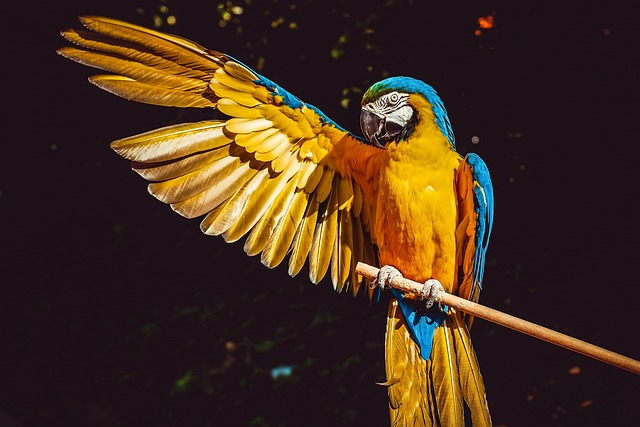
#> input picture actual_cockatoo.jpg, 640 x 427 px, given as the content of the folder /media/cameronlgreen/900A-E2C3/Damaged, which was not available
$ python auto_crop.py
#> lines starting #> are read from the running program, lines starting #| are printed output that depends on the picture; after the words box and inside, x2 and y2 are one past the last pixel; in counts of white or black regions, pixels touching at a corner belong together
import os
import glob
import cv2
import numpy as np

USB_PATH = "/media/cameronlgreen/900A-E2C3"

INPUT_DIR = os.path.join(USB_PATH, "Damaged")
OUTPUT_DIR = os.path.join(USB_PATH, "Repaired")
os.makedirs(OUTPUT_DIR, exist_ok=True)

extensions = ("*.jpg", "*.jpeg", "*.png", "*.tif", "*.tiff", "*.bmp")
image_files = []
for ext in extensions:
    image_files.extend(glob.glob(os.path.join(INPUT_DIR, ext)))
    image_files.extend(glob.glob(os.path.join(INPUT_DIR, ext.upper())))

print(f"Found {len(image_files)} images to process...")

for filepath in image_files:
    filename = os.path.basename(filepath)
    img = cv2.imread(filepath)
#> img is the input picture: shape (427, 640, 3); mean B, G, R 28.9, 47.1, 69.5
    if img is None:
        print(f"Skipping unreadable file: {filename}")
        continue

    gray = cv2.cvtColor(img, cv2.COLOR_BGR2GRAY)
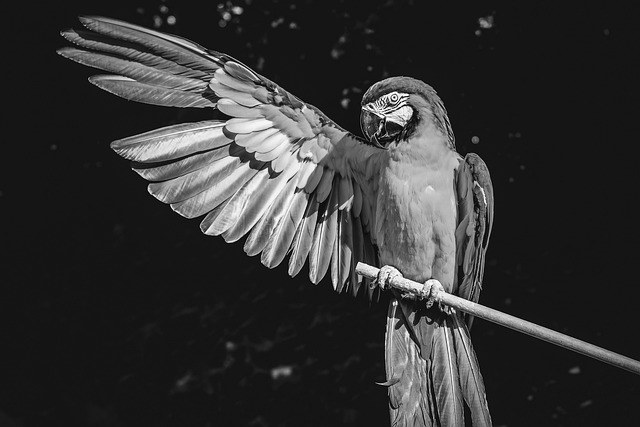
#> gray: shape (427, 640); min 0, max 254, mean 51.9
    _, thresh = cv2.threshold(gray, 240, 255, cv2.THRESH_BINARY_INV)
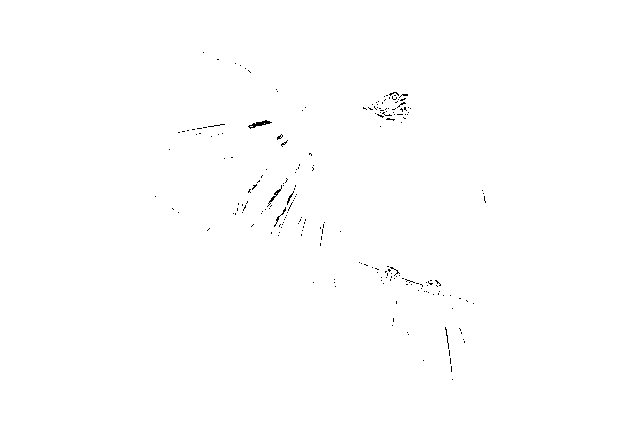
#> thresh: shape (427, 640); 99.7% white; black in thin lines or dots, all inside (x1, y1, x2, y2) = (155, 52, 486, 380)

    kernel = np.ones((5, 5), np.uint8)
    thresh = cv2.morphologyEx(thresh, cv2.MORPH_OPEN, kernel)
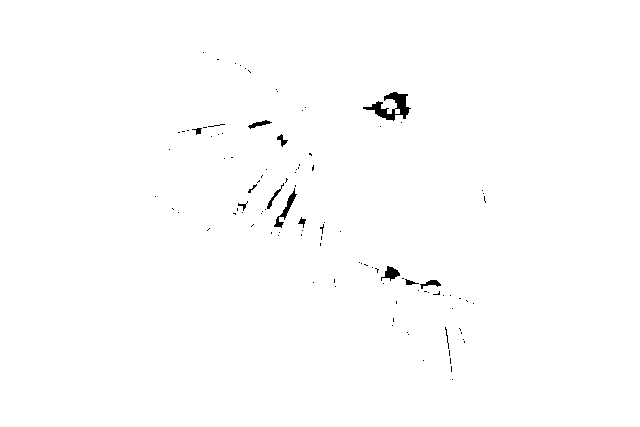
#> thresh: shape (427, 640); 99.4% white; 105 black regions (92 under 20 px), largest, box (x1, y1, x2, y2) and area: (363, 92, 411, 121) 548, (274, 188, 297, 228) 198, (381, 266, 400, 281) 143
    thresh = cv2.morphologyEx(thresh, cv2.MORPH_CLOSE, kernel)
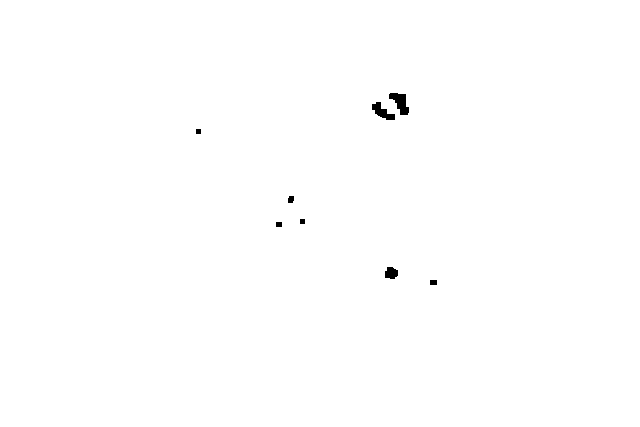
#> thresh: shape (427, 640); 99.7% white; 8 black regions, largest, box (x1, y1, x2, y2) and area: (389, 93, 409, 115) 251, (372, 102, 395, 120) 199, (385, 267, 398, 279) 125

    contours, _ = cv2.findContours(thresh, cv2.RETR_EXTERNAL, cv2.CHAIN_APPROX_SIMPLE)
#> contours = [[[0, 0], [0, 426], [639, 426], [639, 0]]]
    if not contours:
        print(f"No photo detected in {filename}, skipping.")
        continue

    largest_contour = max(contours, key=cv2.contourArea)
#> largest_contour = [[0, 0], [0, 426], [639, 426], [639, 0]]
    x, y, w, h = cv2.boundingRect(largest_contour)
#> x = 0; y = 0; w = 640; h = 427

    cropped = img[y:y+h, x:x+w]
    cv2.imwrite(os.path.join(OUTPUT_DIR, filename), cropped)
    print(f"Saved cropped: {filename} ({w}x{h})")
#| Saved cropped: actual_cockatoo.jpg (640x427)

print("Done!")
